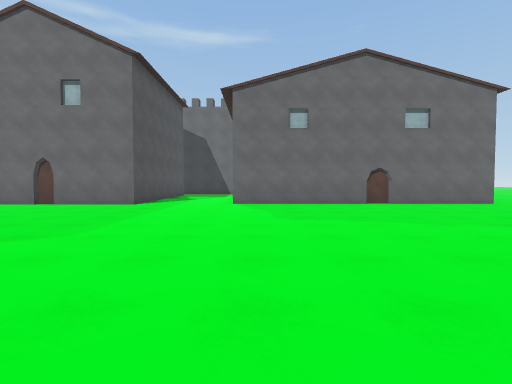
[1] (above)

24 first-person views from a walk through a Unity game level. The camera is 1.4 m above the floor, tilts 2° down and sees 85° across. The floor is counted in squares, 2 m on a side. Each view is taken from the middle of a square. On the plan, view 1 faces up. The plan holds only what a view shows up to about 9 squares ahead; the rest is blank. The place goes on beyond the plan. Surface patterns are stand-ins for the level's own textures.

[2]
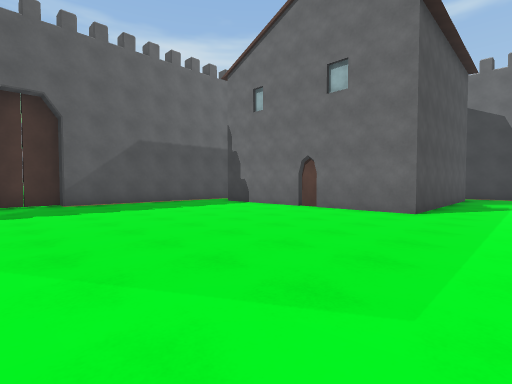

[3]
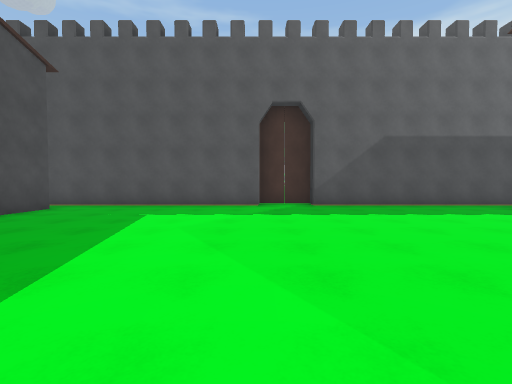

[4]
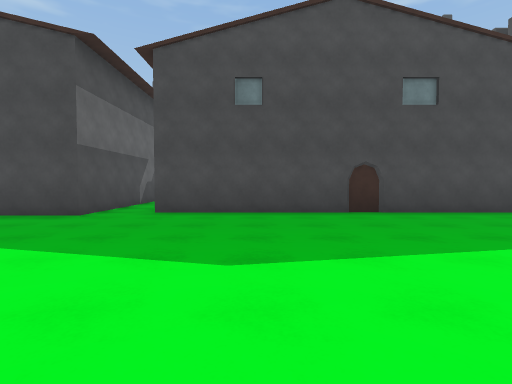

[5]
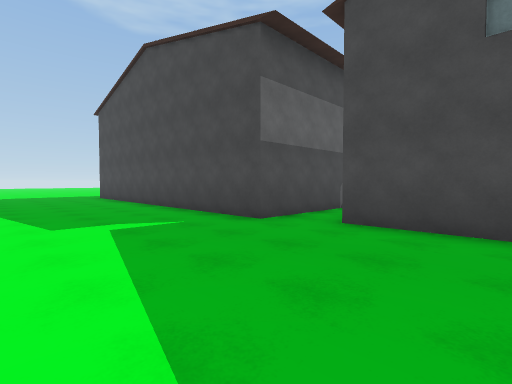

[6]
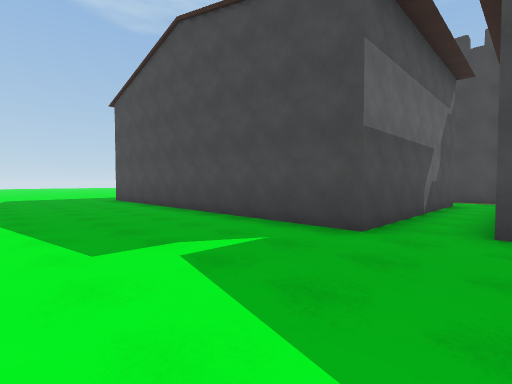

[7]
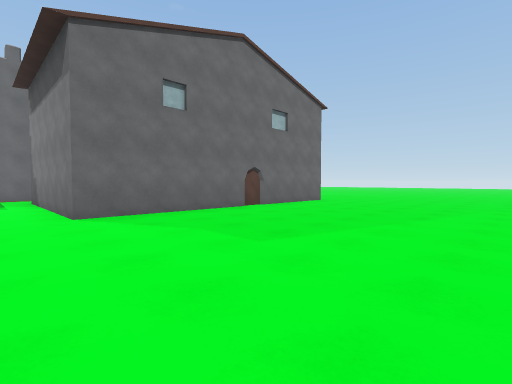

[8]
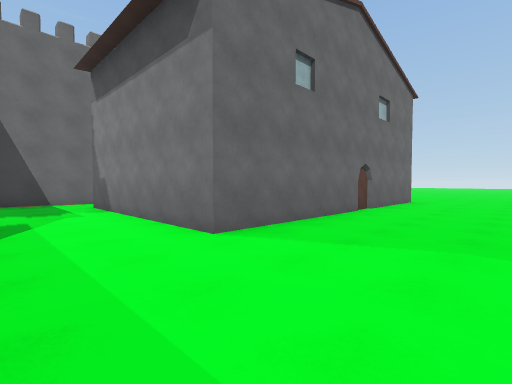

[9]
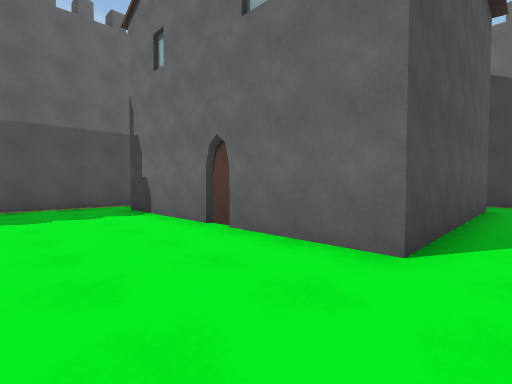

[10]
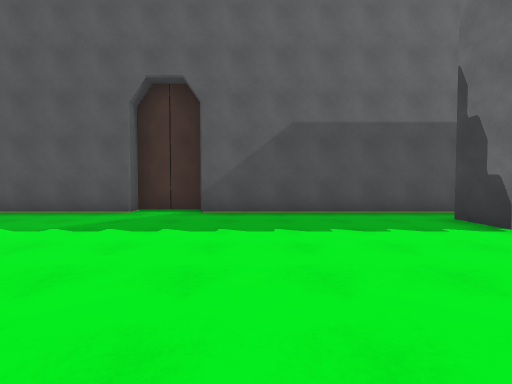

[11]
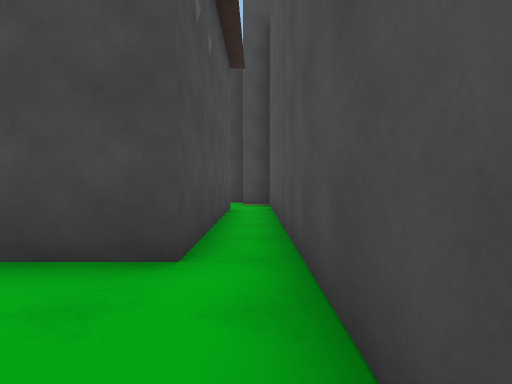

[12]
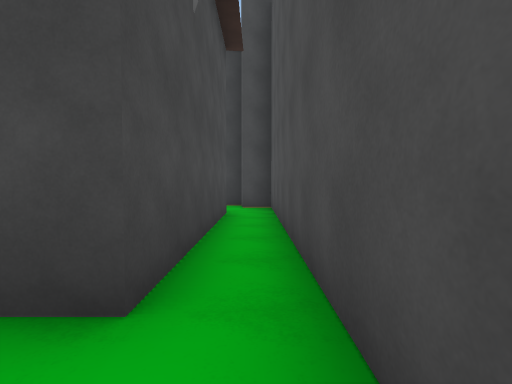

[13]
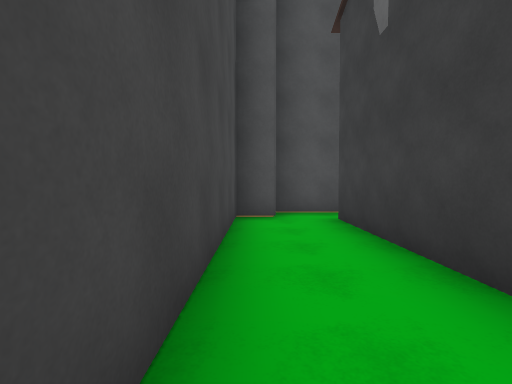

[14]
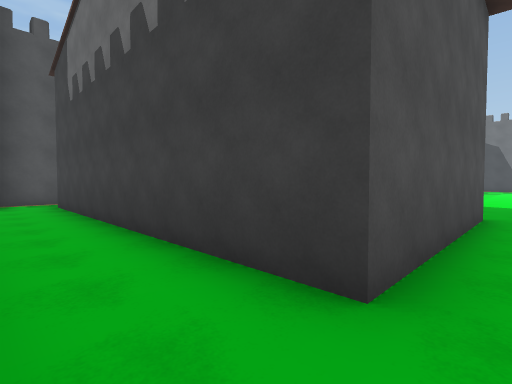

[15]
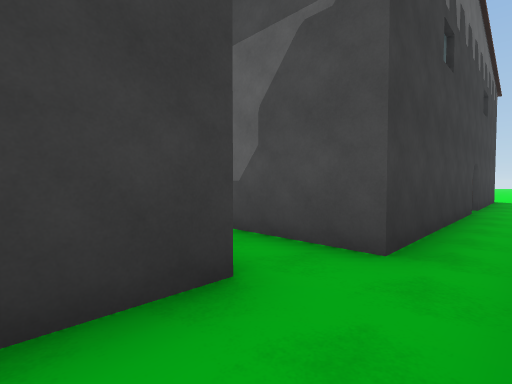

[16]
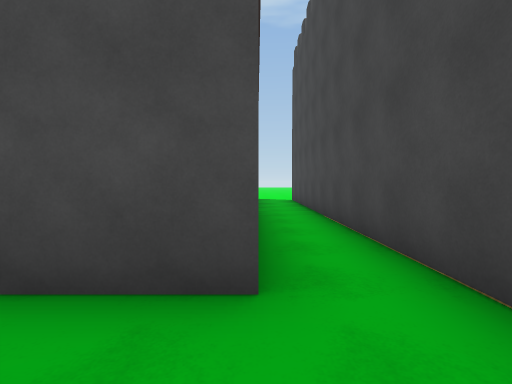

[17]
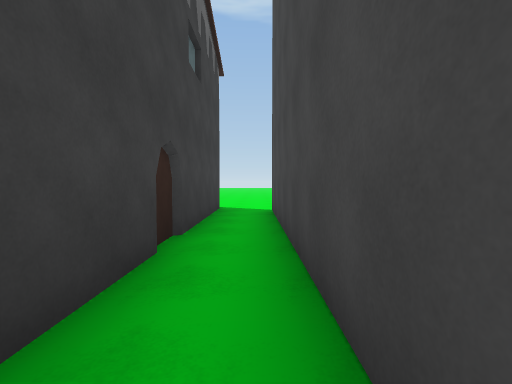

[18]
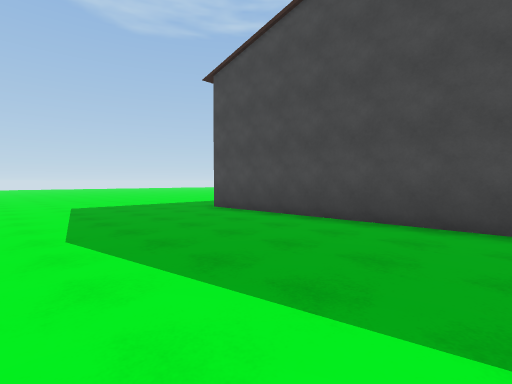

[19]
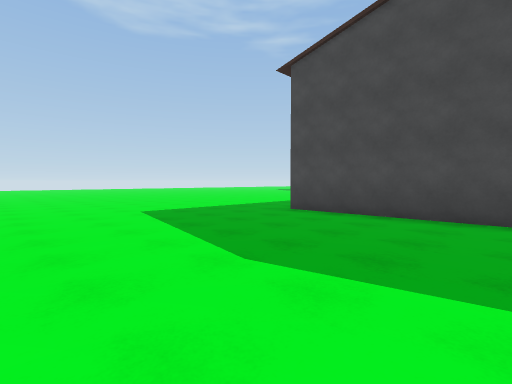

[20]
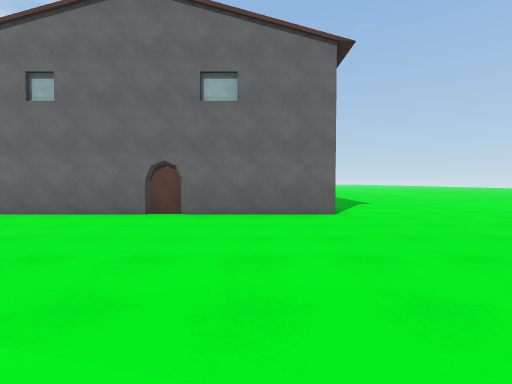

[21]
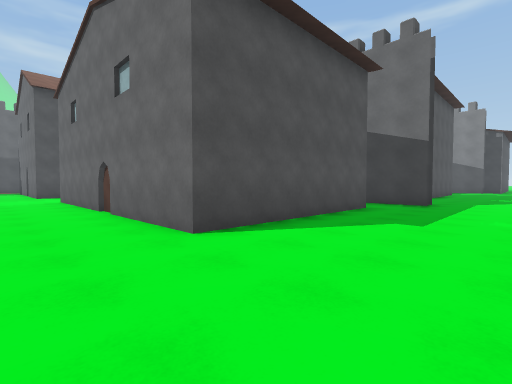

[22]
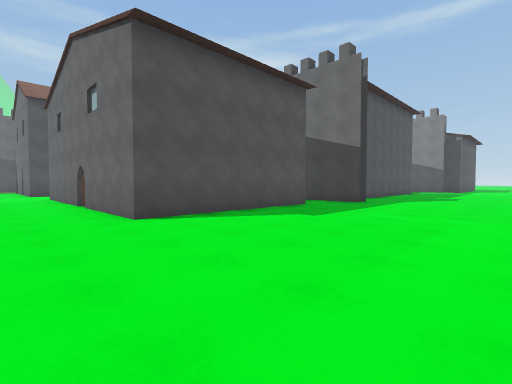

[23]
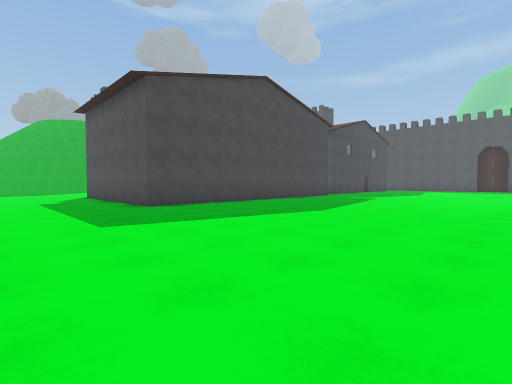

[24]
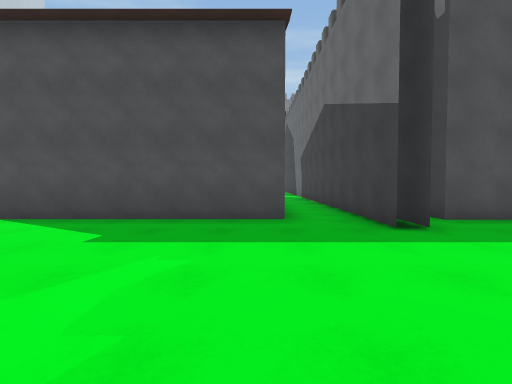

### Floor plan
Key: @ floor where view 1 was taken; # wall or solid block; . floor; H house.
Columns run from 12 left of view 1 to 13 right of it. Each row starts with its distance up from view 1.
 19                     #
 18                    ##....
 17                     .....
 16         #####   #####.....
 15         #...    ..........
 14         #..#        ......
 13         #..#        ......
 12         #..#        ......
 11         #..#        ......
 10 #       #..#        ......
  9 #.H######..#HHHH#HHH......
  8 #.........................
  7 #.........................
  6 #.....................
  5 #.........................
  4 #.........................
  3 #.........................
  2 #.........................
  1 #.........................
  0 #...........@.............
 -1 #.........................
 -2 #.........................
 -3 #...........H#########....
 -4 #.#########.##        ....
 -5 #.#       #.#         ...
 -6 #.#       #.#          ..
 -7 #.##     ##.#
 -8 #.H#######H.#
 -9 #...........##########..
-10 ##......................
-11  ######    ##########

Where each view was taken, in squares from view 1:
view 1: 0 up, 0 right, facing up
view 2: 2 up, 2 left, facing up-left
view 3: 2 up, 3 left, facing left
view 4: 3 up, 4 left, facing down
view 5: 1 up, 4 left, facing down-right
view 6: 1 up, 2 left, facing down-right
view 7: 3 up, 2 left, facing up-right
view 8: 6 up, 3 left, facing up-right
view 9: 6 up, 3 left, facing up-left
view 10: 5 up, 5 left, facing left
view 11: 1 down, 11 left, facing down
view 12: 2 down, 11 left, facing down
view 13: 10 down, 5 left, facing left
view 14: 10 down, 1 left, facing up-left
view 15: 10 down, 3 left, facing up-right
view 16: 9 down, 2 left, facing right
view 17: 10 down, 2 right, facing right
view 18: 2 up, 3 right, facing down-right
view 19: 3 up, 5 right, facing down-right
view 20: 3 up, 6 right, facing up
view 21: 7 up, 11 right, facing up-left
view 22: 7 up, 13 right, facing up-left
view 23: 5 up, 13 right, facing down-left
view 24: 14 up, 13 right, facing left
